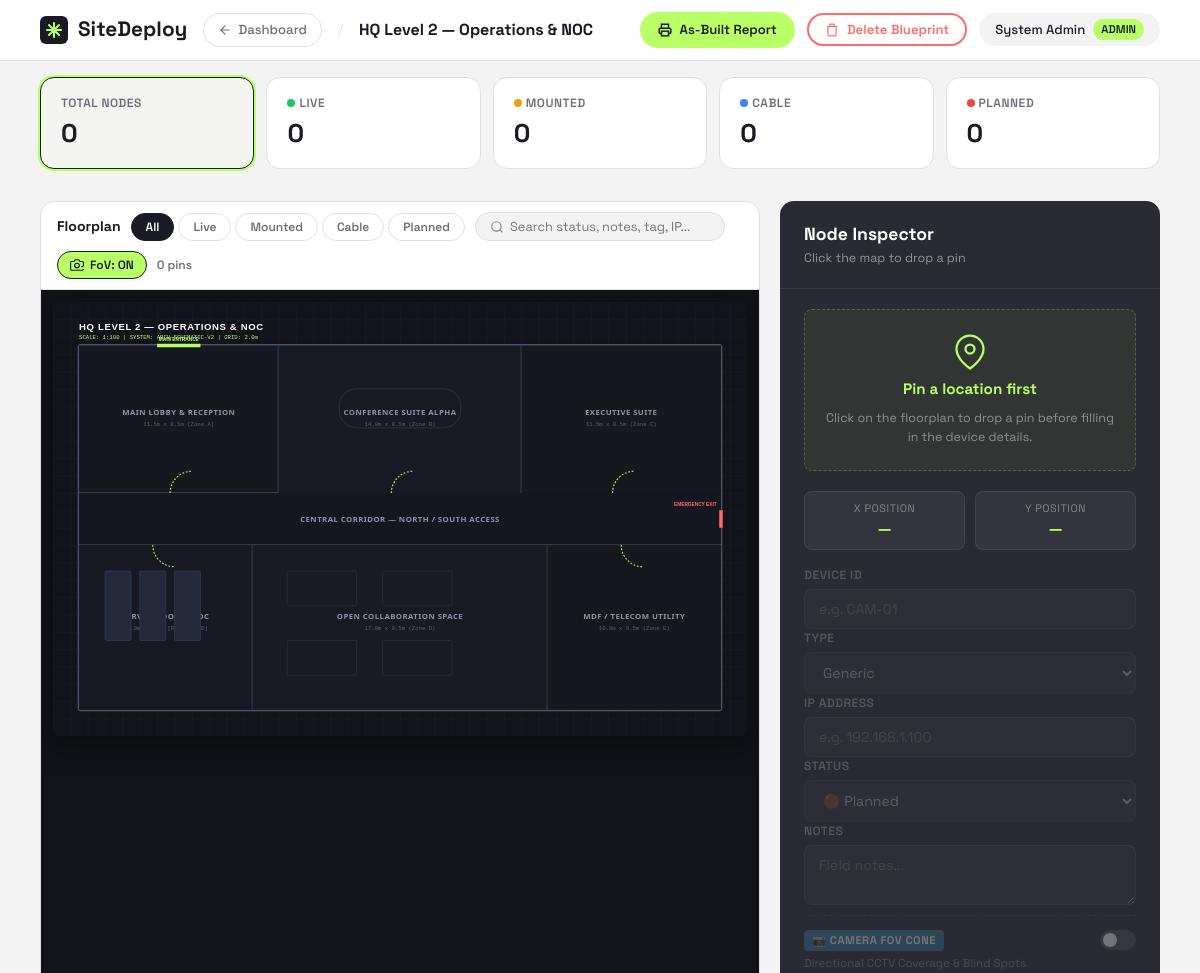
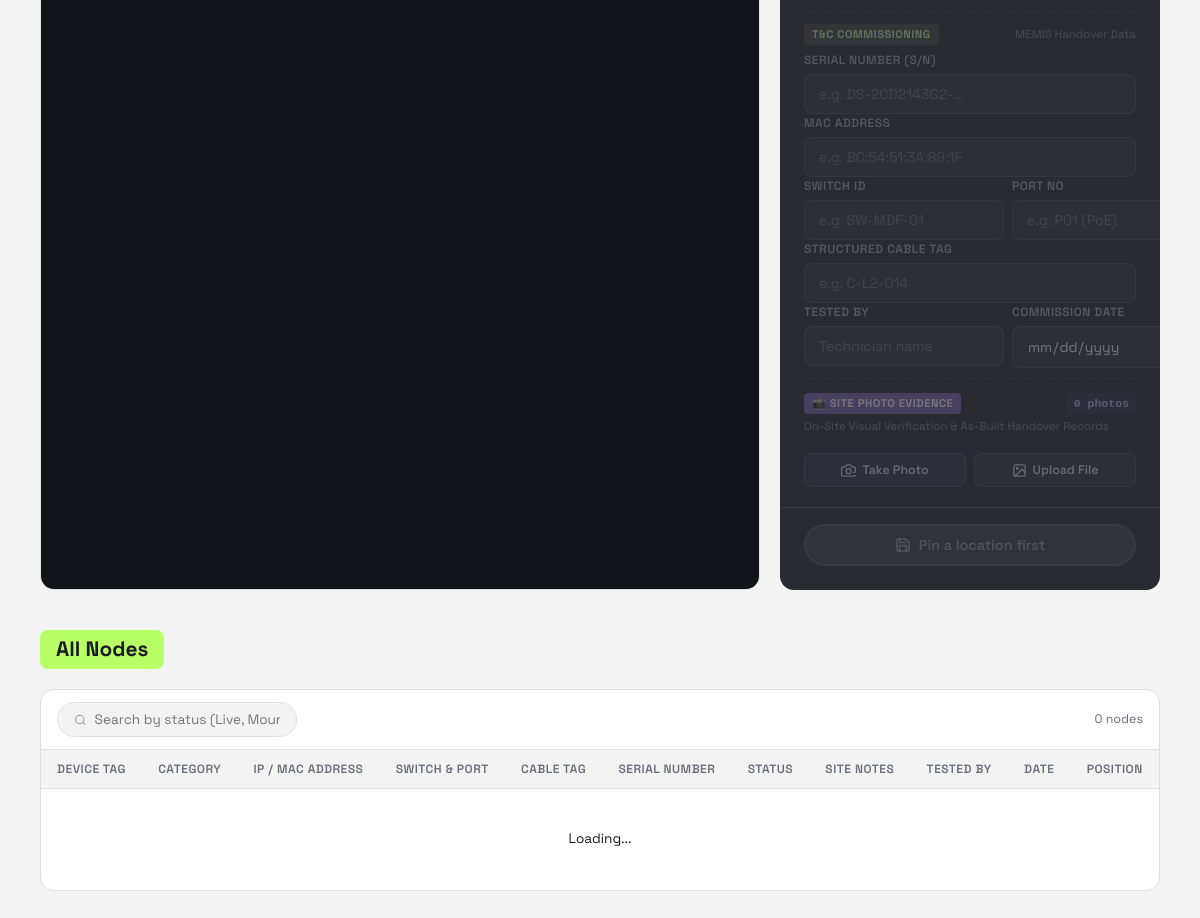
The page /map.php?id=1 (signed in) on the database its author committed (2 pictures, top to bottom).
### tables this page shows
CREATE TABLE `blueprints` (
  `id`             INT AUTO_INCREMENT PRIMARY KEY,
  `project_id`     INT DEFAULT NULL,
  `name`           VARCHAR(150) NOT NULL,
  `description`    TEXT,
  `image_filename` VARCHAR(255) NOT NULL,
  `image_width`    INT UNSIGNED DEFAULT 0,
  `image_height`   INT UNSIGNED DEFAULT 0,
  `uploaded_by`    INT NOT NULL,
  `created_at`     TIMESTAMP NOT NULL DEFAULT CURRENT_TIMESTAMP,
  `updated_at`     TIMESTAMP NOT NULL DEFAULT CURRENT_TIMESTAMP ON UPDATE CURRENT_TIMESTAMP,
  FOREIGN KEY (`project_id`)  REFERENCES `projects`(`id`) ON DELETE SET NULL,
  FOREIGN KEY (`uploaded_by`) REFERENCES `users`(`id`)    ON DELETE CASCADE
);

CREATE TABLE `users` (
  `id`            INT AUTO_INCREMENT PRIMARY KEY,
  `username`      VARCHAR(50)  NOT NULL UNIQUE,
  `email`         VARCHAR(100) NOT NULL UNIQUE,
  `password_hash` VARCHAR(255) NOT NULL,
  `full_name`     VARCHAR(100) NOT NULL,
  `role`          ENUM('user','admin') NOT NULL DEFAULT 'user',
  `created_at`    TIMESTAMP NOT NULL DEFAULT CURRENT_TIMESTAMP,
  `updated_at`    TIMESTAMP NOT NULL DEFAULT CURRENT_TIMESTAMP ON UPDATE CURRENT_TIMESTAMP
);

### api/auth.php (called while the page is built, shortened)
<?php
function getCurrentUser() {
    return [
        'id'        => $_SESSION['user_id']   ?? null,
        'username'  => $_SESSION['username']   ?? null,
        'full_name' => $_SESSION['full_name']  ?? null,
        'email'     => $_SESSION['email']      ?? null,
        'role'      => $_SESSION['role']       ?? null,
    ];
}

### map.php (the view, shortened to what this page needs)
<?php
require_once __DIR__ . '/api/auth.php';
require_once __DIR__ . '/api/db.php';
$user = getCurrentUser();
$blueprintId = intval($_GET['id'] ?? 0);
$stmt = $pdo->prepare("
    SELECT b.*, u.full_name AS owner_name,
           p.id AS project_id, p.name AS project_name, p.client_name, p.code AS project_code, p.status AS project_status
    FROM blueprints b
    JOIN users u ON u.id = b.uploaded_by
    LEFT JOIN projects p ON p.id = b.project_id
    WHERE b.id = ?
");
$stmt->execute([$blueprintId]);
$blueprint = $stmt->fetch();
$imagePath = __DIR__ . '/uploads/blueprints/' . $blueprint['image_filename'];
$imageExists = file_exists($imagePath);
?>
<!DOCTYPE html>
<html lang="en">
<head>
</head>
<body>
    <nav class="navbar">
        <div class="navbar-left">
            <a class="navbar-brand" href="dashboard.php">
                <svg viewBox="0 0 28 28" fill="none"><rect width="28" height="28" rx="6" fill="#191A23"/><path d="M7 14h14M14 7v14M9 9l10 10M19 9L9 19" stroke="#B9FF66" stroke-width="2" stroke-linecap="round"/></svg>
                SiteDeploy
            </a>
            <a class="back-btn" href="dashboard.php<?= !empty($blueprint['project_id']) ? '?project=' . $blueprint['project_id'] : '' ?>">
                <svg width="14" height="14" viewBox="0 0 24 24" fill="none" stroke="currentColor" stroke-width="2" stroke-linecap="round"><line x1="19" y1="12" x2="5" y2="12"/><polyline points="12 19 5 12 12 5"/></svg>
                Dashboard
            </a>
            <span class="breadcrumb-sep">/</span>
            <span class="bp-title"><?= htmlspecialchars($blueprint['name']) ?></span>
        </div>
        <div class="navbar-right">
            <a href="handover_report.php?id=<?= $blueprintId ?>" target="_blank" class="btn btn-sm btn-lime" title="Generate MEMIS T&C As-Built Handover Report">
                <svg width="14" height="14" viewBox="0 0 24 24" fill="none" stroke="currentColor" stroke-width="2.5"><polyline points="6 9 6 2 18 2 18 9"/><path d="M6 18H4a2 2 0 01-2-2v-5a2 2 0 012-2h16a2 2 0 012 2v5a2 2 0 01-2 2h-2"/><rect x="6" y="14" width="12" height="8"/></svg>
                As-Built Report
            </a>
            <?php if ($blueprint['uploaded_by'] == $user['id'] || $user['role'] === 'admin'): ?>
                <button class="btn btn-sm btn-danger" onclick="deleteCurrentBlueprint()" title="Delete this blueprint and all its nodes">
                    <svg width="14" height="14" viewBox="0 0 24 24" fill="none" stroke="currentColor" stroke-width="2"><polyline points="3 6 5 6 21 6"/><path d="M19 6v14a2 2 0 01-2 2H7a2 2 0 01-2-2V6m3 0V4a2 2 0 012-2h4a2 2 0 012 2v2"/></svg>
                    Delete Blueprint
                </button>
            <?php endif; ?>
            <div class="user-badge">
                <?= htmlspecialchars($user['full_name']) ?>
                <span class="role-tag <?= $user['role'] ?>"><?= $user['role'] ?></span>
            </div>
        </div>
    </nav>
    <div class="stats-row">
        <div class="stat-card active" data-filter="all" title="Click to show all nodes"><span class="stat-label">Total Nodes</span><span class="stat-value" id="statTotal">0</span></div>
        <div class="stat-card" data-filter="Live" title="Click to filter Live nodes"><span class="stat-label"><span class="stat-dot" style="background:#22c55e"></span>Live</span><span class="stat-value" id="statLive">0</span></div>
        <div class="stat-card" data-filter="Hardware Mounted" title="Click to filter Mounted nodes"><span class="stat-label"><span class="stat-dot" style="background:#f59e0b"></span>Mounted</span><span class="stat-value" id="statMounted">0</span></div>
        <div class="stat-card" data-filter="Cable Pulled" title="Click to filter Cable Pulled nodes"><span class="stat-label"><span class="stat-dot" style="background:#3b82f6"></span>Cable</span><span class="stat-value" id="statCable">0</span></div>
        <div class="stat-card" data-filter="Planned" title="Click to filter Planned nodes"><span class="stat-label"><span class="stat-dot" style="background:#ef4444"></span>Planned</span><span class="stat-value" id="statPlanned">0</span></div>
    </div>
    <div class="app-layout">
        <div class="map-container">
            <div class="map-toolbar">
                <div class="map-toolbar-left">
                    <span style="font-weight:700;font-size:0.88rem;">Floorplan</span>
                    <div class="filter-pills">
                        <button class="filter-pill active" data-filter="all">All</button>
                        <button class="filter-pill" data-filter="Live">Live</button>
                        <button class="filter-pill" data-filter="Hardware Mounted">Mounted</button>
                        <button class="filter-pill" data-filter="Cable Pulled">Cable</button>
                        <button class="filter-pill" data-filter="Planned">Planned</button>
                    </div>
                    <div class="blueprint-search-box">
                        <svg viewBox="0 0 24 24" fill="none" stroke="currentColor" stroke-width="2"><circle cx="11" cy="11" r="8"/><line x1="21" y1="21" x2="16.65" y2="16.65"/></svg>
                        <input type="text" id="mapSearchInput" placeholder="Search status, notes, tag, IP..." autocomplete="off">
                    </div>
                </div>
                <div style="display:flex; align-items:center; gap:10px;">
                    <button type="button" id="btnToggleFov" class="btn-fov-toggle active" title="Toggle camera field-of-view directional cones">
                        <svg width="14" height="14" viewBox="0 0 24 24" fill="none" stroke="currentColor" stroke-width="2"><path d="M23 19a2 2 0 01-2 2H3a2 2 0 01-2-2V8a2 2 0 012-2h4l2-3h6l2 3h4a2 2 0 012 2v5a2 2 0 01-2 2h-2"/><circle cx="12" cy="13" r="4"/></svg>
                        <span id="fovToggleText">FoV: ON</span>
                    </button>
                    <span style="font-size:0.75rem;color:var(--text-muted);font-weight:600;" id="pinCount">0 pins</span>
                </div>
            </div>
            <div class="blueprint-area" id="blueprintArea">
                <?php if ($imageExists): ?>
                    <div class="blueprint-stage" id="blueprintStage">
                        <img src="uploads/blueprints/<?= htmlspecialchars($blueprint['image_filename']) ?>" alt="Blueprint" id="blueprintImg">
                        <svg id="fovSvgLayer" class="fov-svg-layer"></svg>
                    </div>
                <?php endif; ?>
            </div>
        </div>
        <div class="side-panel">
            <div class="panel-header" style="display:flex; justify-content:space-between; align-items:flex-start; gap:12px;">
                <div>
                    <h3 id="panelTitle">Node Inspector</h3>
                    <p id="panelSubtitle">Click the map to drop a pin</p>
                </div>
            </div>
            <div class="panel-body">
                <div class="pin-first-notice" id="pinFirstNotice">
                    <svg width="36" height="36" viewBox="0 0 24 24" fill="none" stroke="var(--lime)" stroke-width="1.5"><path d="M21 10c0 7-9 13-9 13s-9-6-9-13a9 9 0 0118 0z"/><circle cx="12" cy="10" r="3"/></svg>
                    <strong>Pin a location first</strong>
                    <span>Click on the floorplan to drop a pin before filling in the device details.</span>
                </div>
                <div class="coord-display">
                    <div class="coord-box"><div class="cl">X Position</div><div class="cv" id="coordX">—</div></div>
                    <div class="coord-box"><div class="cl">Y Position</div><div class="cv" id="coordY">—</div></div>
                </div>
                <div id="nodeFormFields" class="node-form-fields disabled">
                <div class="form-group"><label>Device ID</label><input type="text" id="inputDeviceId" placeholder="e.g. CAM-01" disabled></div>
                <div class="form-group">
                    <label>Type</label>
                    <select id="inputType" disabled>
                        <option value="Sensor">Sensor</option><option value="Generic" selected>Generic</option>
                    </select>
                </div>
                <div class="form-group"><label>IP Address</label><input type="text" id="inputIp" placeholder="e.g. 192.168.1.100" disabled></div>
                <div class="form-group">
                    <label>Status</label>
                    <select id="inputStatus" disabled>
                        <option value="Planned">🔴 Planned</option><option value="Cable Pulled">🔵 Cable Pulled</option>
                    </select>
                </div>
                <div class="form-group"><label>Notes</label><textarea id="inputNotes" placeholder="Field notes..." disabled></textarea></div>
                <div class="fov-section-heading">
                    <div style="display:flex; align-items:center; justify-content:space-between; width:100%;">
                        <span class="tc-pill" style="background:#0284c7; color:#fff;">📷 Camera FoV Cone</span>
                        <label class="fov-toggle-switch" title="Enable or disable camera FoV coverage cone">
                            <span class="fov-toggle-slider"></span>
                        </label>
                    </div>
                    <span class="tc-desc">Directional CCTV Coverage &amp; Blind Spots</span>
                </div>
                <div class="tc-heading">
                    <span class="tc-pill">T&amp;C Commissioning</span>
                    <span class="tc-desc">MEMIS Handover Data</span>
                </div>
                <div class="form-group"><label>Serial Number (S/N)</label><input type="text" id="inputSerial" placeholder="e.g. DS-2CD2143G2-..." disabled></div>
                <div class="form-group"><label>MAC Address</label><input type="text" id="inputMac" placeholder="e.g. BC:54:51:3A:89:1F" disabled></div>
                <div style="display:grid; grid-template-columns:1fr 1fr; gap:8px;">
                    <div class="form-group"><label>Switch ID</label><input type="text" id="inputSwitch" placeholder="e.g. SW-MDF-01" disabled></div>
                    <div class="form-group"><label>Port No</label><input type="text" id="inputPort" placeholder="e.g. P01 (PoE)" disabled></div>
                </div>
                <div class="form-group"><label>Structured Cable Tag</label><input type="text" id="inputCable" placeholder="e.g. C-L2-014" disabled></div>
                <div style="display:grid; grid-template-columns:1.2fr 1fr; gap:8px;">
                    <div class="form-group"><label>Tested By</label><input type="text" id="inputTestedBy" placeholder="Technician name" disabled></div>
                    <div class="form-group"><label>Commission Date</label><input type="date" id="inputCommissionDate" disabled></div>
                </div>
                <div class="photo-section-heading">
                    <div style="display:flex; align-items:center; justify-content:space-between; width:100%;">
                        <span class="tc-pill" style="background:#8b5cf6; color:#fff;">📸 Site Photo Evidence</span>
                        <span id="photoBadgeCount" class="photo-count-badge">0 photos</span>
                    </div>
                    <span class="tc-desc">On-Site Visual Verification &amp; As-Built Handover Records</span>
                </div>
                <div id="nodePhotosContainer" class="node-photos-container">
                    <div class="photo-upload-box" id="photoUploadBox">
                        <div class="photo-btn-row">
                            <button type="button" class="btn-photo-action" id="btnTakeCameraPhoto" onclick="triggerCameraCapture()" title="Use mobile camera to snap physical node">
                                <svg width="15" height="15" viewBox="0 0 24 24" fill="none" stroke="currentColor" stroke-width="2"><path d="M23 19a2 2 0 01-2 2H3a2 2 0 01-2-2V8a2 2 0 012-2h4l2-3h6l2 3h4a2 2 0 012 2v5a2 2 0 01-2 2h-2"/><circle cx="12" cy="13" r="4"/></svg>
                                <span>Take Photo</span>
                            </button>
                            <button type="button" class="btn-photo-action secondary" id="btnUploadFilePhoto" onclick="triggerFileSelect()" title="Browse photo from device">
                                <svg width="15" height="15" viewBox="0 0 24 24" fill="none" stroke="currentColor" stroke-width="2"><rect x="3" y="3" width="18" height="18" rx="2" ry="2"/><circle cx="8.5" cy="8.5" r="1.5"/><polyline points="21 15 16 10 5 21"/></svg>
                                <span>Upload File</span>
                            </button>
                        </div>
                    </div>
                </div>
                </div>
            </div>
            <div class="panel-footer">
                <button class="btn btn-lime btn-disabled-muted" id="btnSave" onclick="saveNode()" disabled>
                    <svg width="16" height="16" viewBox="0 0 24 24" fill="none" stroke="currentColor" stroke-width="2.5" stroke-linecap="round"><path d="M19 21H5a2 2 0 01-2-2V5a2 2 0 012-2h11l5 5v11a2 2 0 01-2 2z"/><polyline points="17 21 17 13 7 13 7 21"/><polyline points="7 3 7 8 15 8"/></svg>
                    Pin a location first
                </button>
            </div>
        </div>
    </div>
    <div class="table-section">
        <div class="section-header">
            <span class="section-title">All Nodes</span>
        </div>
        <div class="table-container">
            <div class="table-toolbar">
                <div class="search-box">
                    <svg viewBox="0 0 24 24" fill="none" stroke="currentColor" stroke-width="2"><circle cx="11" cy="11" r="8"/><line x1="21" y1="21" x2="16.65" y2="16.65"/></svg>
                    <input type="text" id="searchInput" placeholder="Search by status (Live, Mounted...), notes, device, IP...">
                </div>
                <span style="font-size:0.78rem;color:var(--text-muted);" id="tableCount">0 nodes</span>
            </div>
            <div style="overflow-x:auto;">
                <table>
                    <thead>
                        <tr>
                            <th>Device Tag</th>
                            <th>Category</th>
                            <th>IP / MAC Address</th>
                            <th>Switch &amp; Port</th>
                            <th>Cable Tag</th>
                            <th>Serial Number</th>
                            <th>Status</th>
                            <th>Site Notes</th>
                            <th>Tested By</th>
                            <th>Date</th>
                            <th>Position</th>
                        </tr>
                    </thead>
                    <tbody id="nodeTableBody"><tr><td colspan="11" style="text-align:center;padding:40px;">Loading...</td></tr></tbody>
                </table>
            </div>
        </div>
    </div>
    <div class="toast-container" id="toastContainer"></div>
</body>
</html>

### rows shown on the page
blueprints: name "HQ Level 2 — Operations & NOC", uploaded_by.full_name "System Admin", image_filename (picture)

### other values the page prints
$user['role'] "ADMIN"
